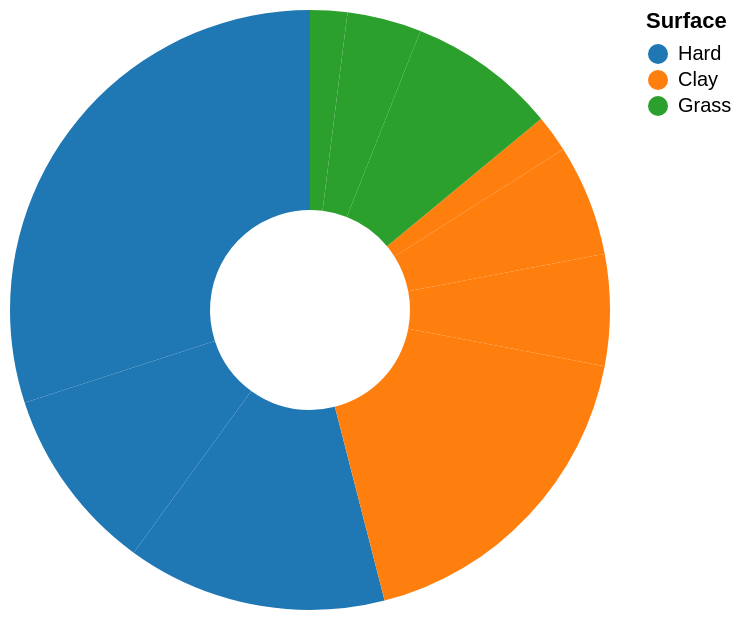

Specify this chart in Vega-Lite:
### Vega-Lite specification from a JSON file in a GitHub repository (floating-point values rounded to 4 significant figures)
{"$schema": "https://vega.github.io/schema/vega-lite/v5.json", "data": {"values": [{"Type": "Grand Slam", "Surface": "Hard", "Tournaments": 2}, {"Type": "Grand Slam", "Surface": "Clay", "Tournaments": 1}, {"Type": "Grand Slam", "Surface": "Grass", "Tournaments": 1}, {"Type": "ATP 1000", "Surface": "Hard", "Tournaments": 5}, {"Type": "ATP 1000", "Surface": "Clay", "Tournaments": 3}, {"Type": "ATP 1000", "Surface": "Grass", "Tournaments": 0}, {"Type": "ATP 500", "Surface": "Hard", "Tournaments": 5}, {"Type": "ATP 500", "Surface": "Clay", "Tournaments": 3}, {"Type": "ATP 500", "Surface": "Grass", "Tournaments": 2}, {"Type": "ATP 250", "Surface": "Hard", "Tournaments": 15}, {"Type": "ATP 250", "Surface": "Clay", "Tournaments": 9}, {"Type": "ATP 250", "Surface": "Grass", "Tournaments": 4}]}, "params": [{"name": "typeSelection", "value": "All", "bind": {"input": "select", "options": ["All", "Grand Slam", "ATP 1000", "ATP 500", "ATP 250"], "name": "Tournament Type: "}}], "transform": [{"filter": "typeSelection == 'All' || datum.Type == typeSelection"}], "mark": {"type": "arc", "innerRadius": 50}, "encoding": {"theta": {"field": "Tournaments", "type": "quantitative", "stack": true}, "color": {"field": "Surface", "type": "nominal", "scale": {"domain": ["Hard", "Clay", "Grass"], "range": ["#1f77b4", "#ff7f0e", "#2ca02c"]}, "title": "Surface"}, "tooltip": [{"field": "Type", "type": "nominal", "title": "Tournament Type"}, {"field": "Surface", "type": "nominal"}, {"field": "Tournaments", "type": "quantitative"}]}, "view": {"stroke": null}}
